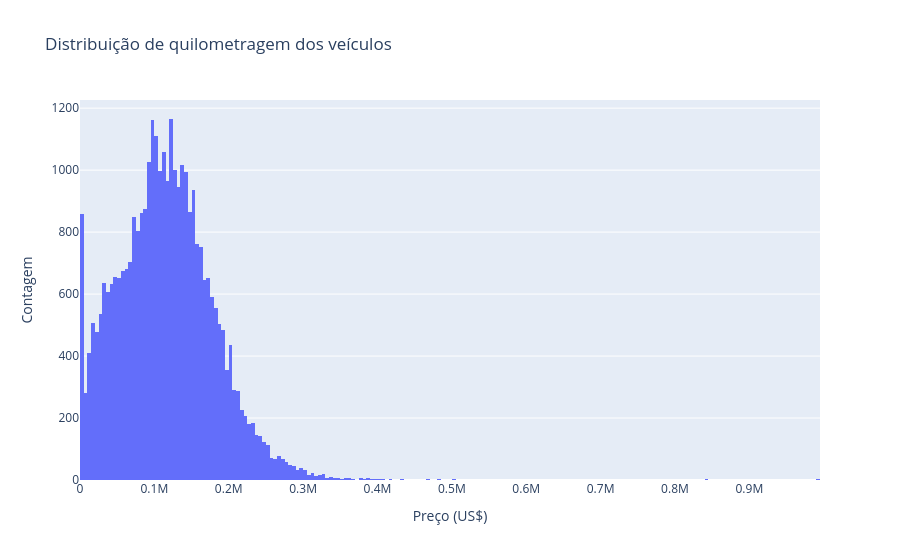

Here is the notebook cell this chart was saved with:
### Code cell
# histograma de quilometragem
fig = px.histogram(df, x='odometer', title='Distribuição de quilometragem dos veículos')
fig.update_layout(xaxis_title='Odômetro (km)', yaxis_title='Contagem')
fig.show(renderer='vscode')

### Figure 1 — Plotly figure (JSON) as saved in the notebook; plotly's stock layout.template omitted (floating-point values rounded to 4 significant figures; data arrays with more than 128 entries replaced by an {"elided": "..."} marker saying what was removed)
{"data": [{"bingroup": "x", "hovertemplate": "odometer=%{x}<br>count=%{y}<extra></extra>", "legendgroup": "", "marker": {"color": "#636efa", "pattern": {"shape": ""}}, "name": "", "orientation": "v", "showlegend": false, "type": "histogram", "x": {"elided": "33306 float values"}, "xaxis": "x", "yaxis": "y"}], "layout": {"barmode": "relative", "legend": {"tracegroupgap": 0}, "title": {"text": "Distribuição de quilometragem dos veículos"}, "xaxis": {"anchor": "y", "domain": [0, 1], "title": {"text": "Preço (US$)"}}, "yaxis": {"anchor": "x", "domain": [0, 1], "title": {"text": "Contagem"}}}}
